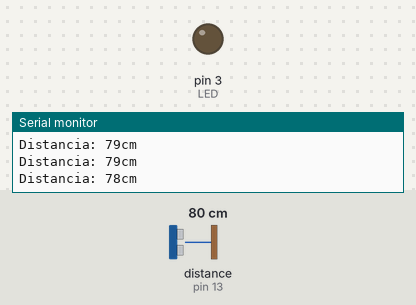
Bench run of a sketch on a simulated Arduino Uno, built with avr-gcc and run on an emulated ATmega328P. On the bench: output pins drawn as LEDs (lit = HIGH), the last lines printed to the serial monitor. Wiring (inferred from the names in the program): ultrasonic range finder: trigger pin 12; echo pin 13. The test bench sets the inputs (shaded band); at power-on: distance to the obstacle (sensor on pin 13) 80 cm. The echo pulse lasts 58.3 µs per cm; pins used as bus, display or sensor lines are not drawn.

Above: at 1.2 s.
1.3 s: distance to the obstacle (sensor on pin 13) set to 18 cm
4.3 s: distance to the obstacle (sensor on pin 13) set to 14 cm
At 4.7 s:
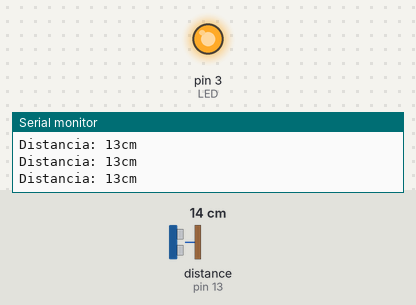
Timing chart, 0 to 7.3 s (numbered marks = the images above; inputs shaded):
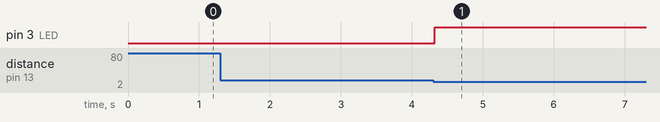

Measured:
- the behaviour switches between 16 and 15 cm on distance to the obstacle (sensor on pin 13) (found by bisection; images 0 and 1)
- after the input at 4.3 s, pin 3 (LED): LOW → HIGH at once

The sketch:

UltrasonidoTIMER.ino
```cpp
#include "inicializaciones.h"

const int Trigger = 12;   //Pin digital 2 para el Trigger del sensor
const int Echo = 13;   //Pin digital 3 para el Echo del sensor
long t; //timepo que demora en llegar el eco
long d; //distancia en centimetros
char restTime; //variable para controlar los eco
int contador = 100; //contador para que no se sature el ultrasonido
int LED = 3; //led para prueba

void setup() {
  Serial.begin(9600);//iniciailzamos la comunicación
  pinMode(Trigger, OUTPUT); //pin como salida
  pinMode(Echo, INPUT);  //pin como entrada
  digitalWrite(Trigger, LOW);//Inicializamos el pin con 0
  pinMode(LED, OUTPUT);
  iniTimer2(); //inicio timer 2
}

void loop()
{
}

ISR(TIMER2_COMPA_vect)//Rutina interrupción Timer2, configurado a 10us
{
  if (contador == 100){ //para que no se sature agrego 100ms entre ciclos
    if (restTime = 'OFF'){ //si se debe enviar el eco
      digitalWrite(Trigger, HIGH);
      restTime = 'ON'; //para que de un descanso de 10us antes de leer el eco
    }
    if (restTime = 'ON'){ //si se esta esperando el eco
      digitalWrite(Trigger, LOW);
      t = pulseIn(Echo, HIGH); //obtenemos el ancho del pulso
      d = t/59;             //escalamos el tiempo a una distancia en cm
      Serial.print("Distancia: ");
      Serial.print(d);      //Enviamos serialmente el valor de la distancia
      Serial.print("cm");
      Serial.println();
      contador = 0; //reinicio el contador para que al finalizar este if comience a contar 100ms
      restTime = 'OFF'; //si se debe enviar el eco
      if(d<15) digitalWrite(LED, 1); //si la distancia es menor a 15 cm encender el LED
      else digitalWrite(LED, 0);
    }
    }
  contador++; //suma al contador cada vez que se genera la interrupcion
};
```

inicializaciones.h
```cpp
#define F_CPU 16000000UL // Defining the CPU Frequency

#define FREC_INTERRUPT  100000 //en Hz
#define PRE_SCALER      1UL

#include <avr/io.h>      // Contains all the I/O Register Macros
#include <util/delay.h>  // Generates a Blocking Delay
#include <avr/interrupt.h> // Contains all interrupt vectors

void iniTimer2();

void iniTimer2()
{
  TCCR2A = 0;// pongo a cero el registro de control del timer2 (pagina 155)
  TCCR2B = 0;// idem para TCCR2B
  TCNT2  = 0;//valor inicial del contador en 0
  // Seteo el preescaler en 1
  TCCR2B |= (0 << CS22) | (0 << CS21) | (1 << CS20);
  //seteamos el timer2 para interrupción cada 1ms, que es el máximo tiempo que podemos alcanzar
  OCR2A = 159; // = (16MHz/(preScaler*frecuencia de Interrupción))-1
  //Modo Contador (Clear Timer on Compare Match (CTC))
  TCCR2A |= (1 << WGM21);

  // Habilito la comparación
  TIMSK2 |= (1 << OCIE2A);    //ver pagina 160
}
```
